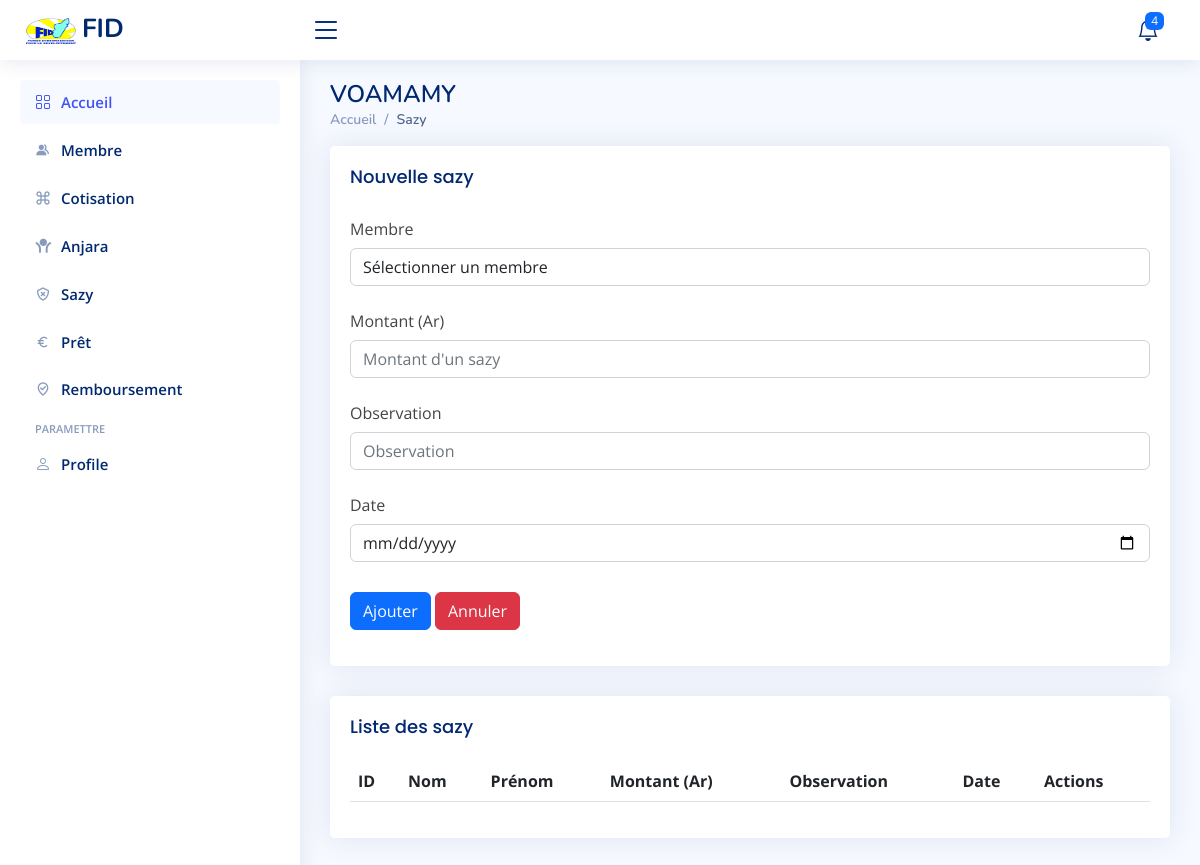
/index.php/vm_controller/sazy, run on an earlier commit of the app's database.
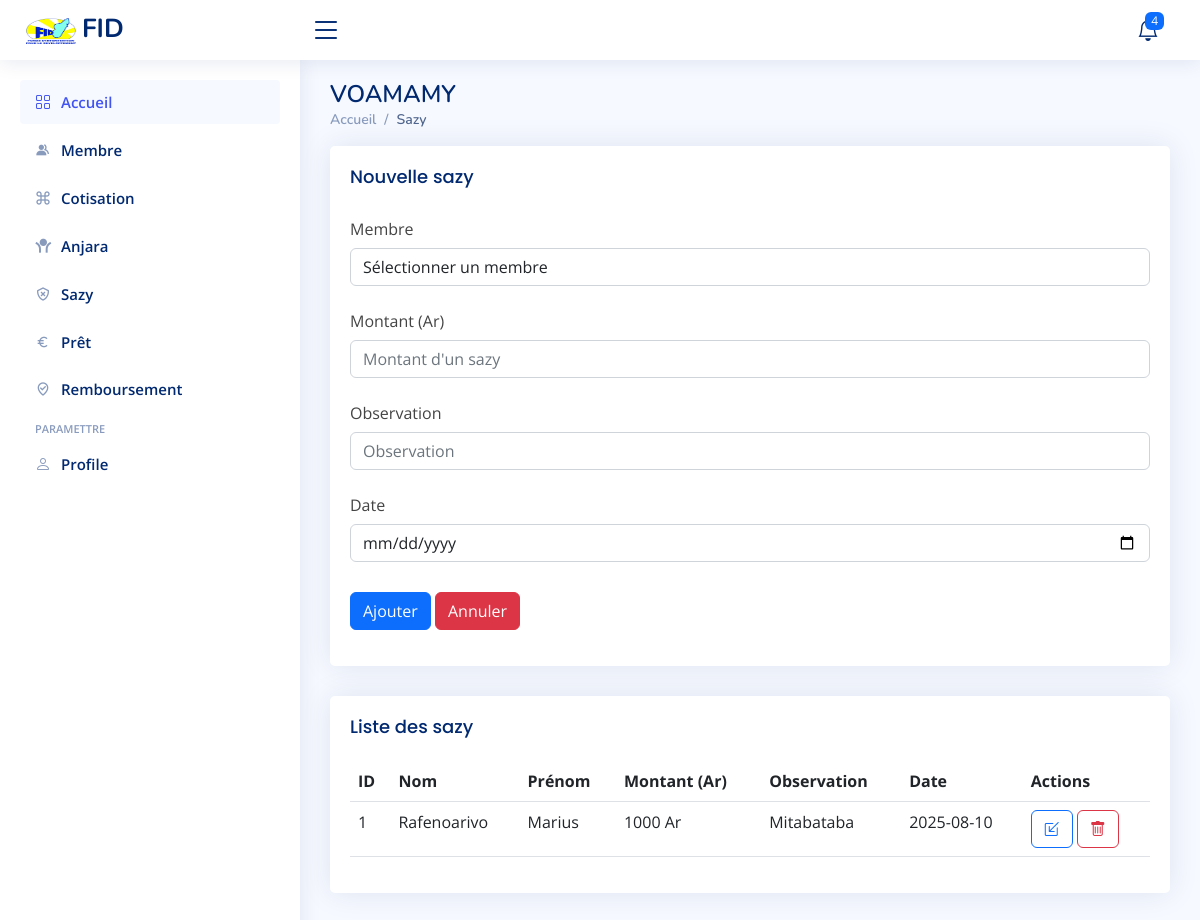
And on a later commit of the database.
### tables this page shows
CREATE TABLE `sazy` (
  `ID_sazy` int(11) NOT NULL,
  `ID_membre` int(11) NOT NULL,
  `Observation` text NOT NULL,
  `Montant` decimal(10,0) NOT NULL,
  `Date` date NOT NULL
);

CREATE TABLE `membre` (
  `ID_membre` int(10) NOT NULL,
  `Nom` varchar(50) NOT NULL,
  `Prenom` varchar(50) NOT NULL
);

### application/controllers/vm_controller.php (called while the page is built, shortened)
<?php
class vm_controller extends CI_Controller {
    public function __construct() {
        $this->load->model('vm_model');
        $this->load->library(['form_validation', 'session']);
        $this->load->helper(['url', 'form']);
    }
public function sazy($action = null, $ID_sazy = null){
    $this->load->model('vm_model');
    $data = [];
    $data['sazy'] = $this->vm_model->sazy();
    $data['membre'] = $this->vm_model->membre();
    $this->load->view('sazy_view', $data);
}
}

### index.php (called while the page is built, shortened)
<?php
require_once BASEPATH.'core/CodeIgniter.php';

### application/models/vm_model.php (called while the page is built, shortened)
<?php
class Vm_model extends CI_Model {
    public function sazy() {
        $query = $this->db->query("SELECT * FROM membre, sazy WHERE membre.ID_membre= sazy.ID_membre " );
        return $query->result();
    }
}
?>

### application/views/sazy_view.php (the view, shortened to what this page needs)
  <main id="main" class="main">
<div class="pagetitle">
  <h1>VOAMAMY</h1>
  <nav>
    <ol class="breadcrumb">
      <li class="breadcrumb-item"><a href="<?php echo base_url().'index.php/vm_controller/index'; ?>">Accueil</a></li>
      <li class="breadcrumb-item active">Sazy</li>
    </ol>
  </nav>
</div>
<section class="section">
      <div class="card">
        <div class="card-body">
          <h5 class="card-title">Nouvelle sazy</h5>
          <form id="form" class="form-material" method="POST" action="<?php echo base_url().'index.php/vm_controller/sazy'; ?>">
            <div class="row mb-3">
              <label for="inputText" class="col-sm-3 col-form-label">Membre</label>
              <div class="col-sm-12">
                <select name="ID_membre" class="form-control" required>
                  <option value=""> Sélectionner un membre </option>
              </select>
            </div>
            </div>
                <div class="row mb-3">
                    <label for="inputNumber" class="col-sm-4 col-form-label">Montant (Ar)</label>
                    <div class="col-sm-12">
                    <input type="number" name="Montant"  class="form-control" placeholder ="Montant d'un sazy">
                    </div>
                </div>
                <div class="row mb-3">
                    <label for="inputNumber" class="col-sm-4 col-form-label">Observation</label>
                    <div class="col-sm-12">
                    <input type="text" name="Observation"  class="form-control" placeholder ="Observation">
                    </div>
                </div>
                <div class="row mb-3">
                    <label for="inputNumber" class="col-sm-4 col-form-label">Date </label>
                    <div class="col-sm-12">
                    <input type="date" name="Date"  class="form-control" placeholder ="nombre">
                    </div>
                </div>
            <div class="row mb-3">
              <label class="col-sm-2 col-form-label"></label>
              <div class="col-sm-12">
              <button type="submit" id="submit"  name="submit" class="btn btn-primary">Ajouter</button>
                    <a href="<?php echo base_url().'index.php/vm_controller/sazy';?>" class="btn btn-danger">Annuler</a>
              </div>
            </div>
          </form>
        </div>
      </div>
          <div class="card">
            <div class="card-body">
              <h5 class="card-title">Liste des sazy</h5>
              <table class="table datatable">
                <thead>
                  <tr>
                    <th scope="col">ID</th>
                    <th scope="col">Nom</th>
                    <th scope="col">Prénom</th>
                    <th scope="col">Montant (Ar)</th>
                    <th scope="col">Observation</th>
                    <th scope="col">Date</th>
                    <th scope="col">Actions</th>
                  </tr>
                </thead>
                <tbody>
                <?php foreach($sazy as $m):?>
                  <tr>
                    <td><?= $m->ID_sazy ?></td>
                    <td><?= $m->Nom?></td>
                    <td><?= $m->Prenom?></td>
                    <td><?= $m->Montant ?> Ar</td>
                    <td><?= $m->Observation ?></td>
                    <td><?= $m->Date?></td>
                    <td>
                    <a href="<?php echo base_url().'index.php/vm_controller/sazy/modifier/'.$m->ID_sazy;?>"><button type="button" class="btn btn-outline-primary"><i class="bi bi-box-arrow-in-down-left"></i></button></a>
                    <a href="<?php echo base_url().'index.php/vm_controller/sazy/supprimer/'.$m->ID_sazy;?>" onclick="return confirm('Confirmez-vous la suppression ?')"><button type="button" class="btn btn-outline-danger"><i class="bi bi-trash"></i></button></a></td>
                  </tr>
                  <?php endforeach ?>
                </tbody>
              </table>
            </div>
          </div>
</section>
</main>

What changed in the data, as far as the page shows it:
added sazy: ID_sazy "1", ID_membre.Nom "Rafenoarivo", ID_membre.Prenom "Marius", Montant "1000", Observation "Mitabataba", Date "2025-08-10"
